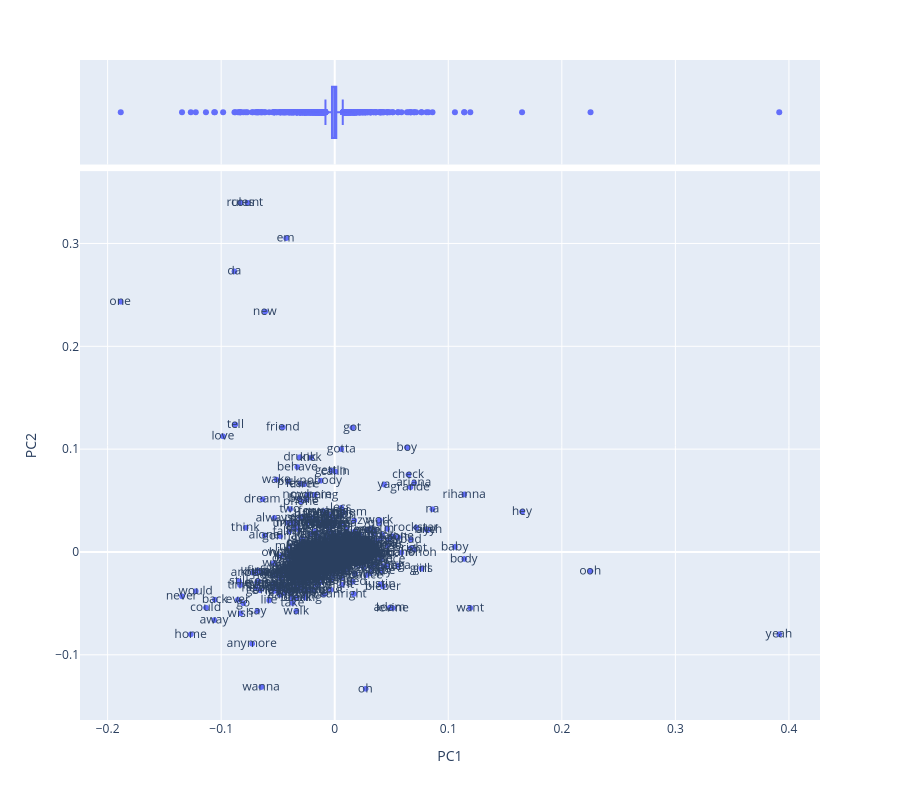

The code cell stored with this chart in its notebook:
### Code cell
load2 = vis_loadings(PCA_LOADINGS, 1, 2)
load2.write_image('../images/PCA_LOAD_Visualization_2.png')
load2.show()

### Figure 1 — Plotly figure (JSON) as saved in the notebook; plotly's stock layout.template omitted (floating-point values rounded to 4 significant figures; data arrays with more than 128 entries replaced by an {"elided": "..."} marker saying what was removed)
{"data": [{"hovertemplate": "PC1=%{x}<br>PC2=%{y}<br>term_str=%{text}<extra></extra>", "legendgroup": "", "marker": {"color": "#636efa", "symbol": "circle"}, "mode": "markers+text", "name": "", "showlegend": false, "text": {"elided": "5669 str values"}, "type": "scattergl", "x": {"elided": "5669 float values"}, "xaxis": "x", "y": {"elided": "5669 float values"}, "yaxis": "y"}, {"alignmentgroup": "True", "hovertemplate": "PC1=%{x}<extra></extra>", "legendgroup": "", "marker": {"color": "#636efa", "symbol": "circle"}, "name": "", "notched": true, "offsetgroup": "", "showlegend": false, "type": "box", "x": {"elided": "5669 float values"}, "xaxis": "x2", "yaxis": "y2"}], "layout": {"height": 800, "legend": {"tracegroupgap": 0}, "margin": {"t": 60}, "xaxis": {"anchor": "y", "domain": [0, 1], "title": {"text": "PC1"}}, "xaxis2": {"anchor": "y2", "domain": [0, 1], "matches": "x", "showgrid": true, "showticklabels": false}, "yaxis": {"anchor": "x", "domain": [0, 0.8316], "title": {"text": "PC2"}}, "yaxis2": {"anchor": "x2", "domain": [0.8416, 1], "matches": "y2", "showgrid": false, "showline": false, "showticklabels": false, "ticks": ""}}}
